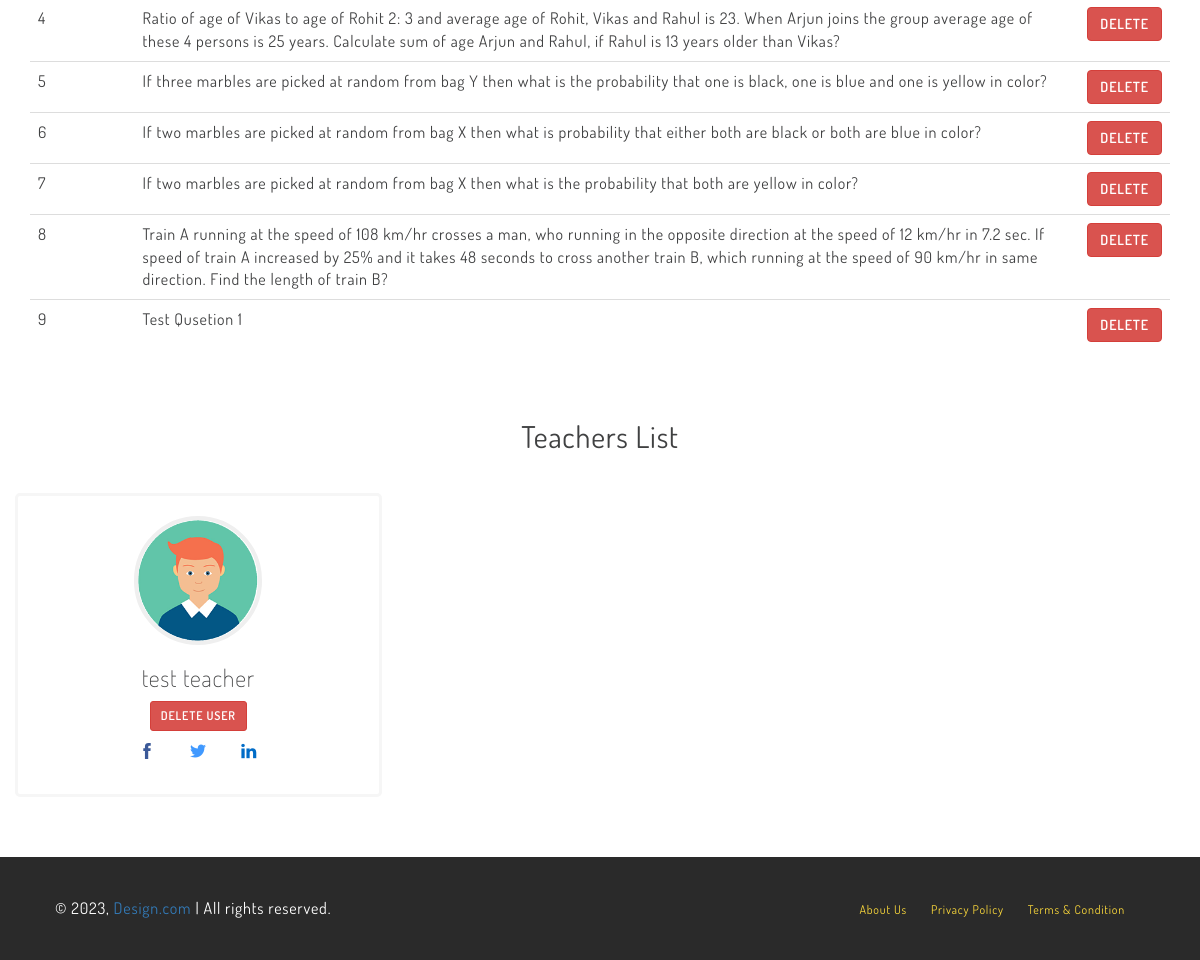
/AdminHome (lower part), run on an earlier commit of the app's database.
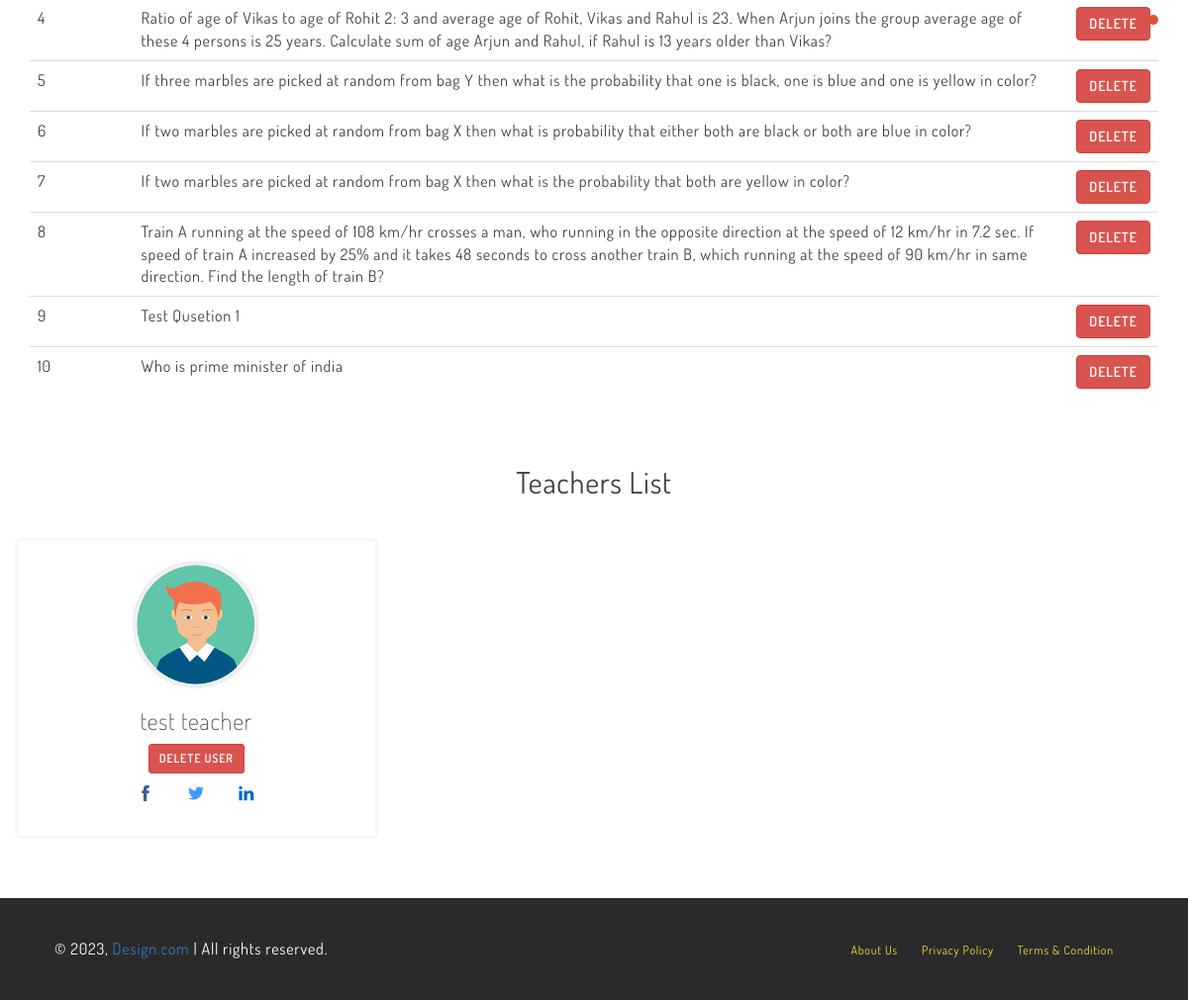
And on a later commit of the database.
### predict/models.py (models this page shows, shortened)
class Question(models.Model):
    marks=models.PositiveIntegerField()
    question=models.CharField(max_length=600)
    option1=models.CharField(max_length=200)
    option2=models.CharField(max_length=200)
    option3=models.CharField(max_length=200)
    option4=models.CharField(max_length=200)
    img = models.FileField(upload_to='quesimg')
    cat=(('Option1','Option1'),('Option2','Option2'),('Option3','Option3'),('Option4','Option4'))
    answer=models.CharField(max_length=200,choices=cat)

### Home/views.py (the view)
# urls.py: path("AdminHome",views.AdminHome,name="AdminHome"),
def AdminHome(request):
    question = Question.objects.all()
    users = User.objects.all()
    context = {
        "question":question,
        "users":users,
    }
    return render(request,"adminhome.html",context)

### templates/adminhome.html (shortened to what this page needs)
{% load static %}
<!DOCTYPE html>
<html lang="en">
<head>
    <link href="{% static 'css/bootstrap.min.css' %}" rel="stylesheet">
    <link href="{% static 'css/style.css' %}" rel="stylesheet">
    <link href="{% static 'css/themify-icons.css' %}" rel="stylesheet">
    <link href="{% static 'css/dosis-font.css' %}" rel='stylesheet' type='text/css'>
</head>
<body id="page-top" data-spy="scroll" data-target=".side-menu">
    <nav class="side-menu">
        <ul>
            <li>
                <a href="#tickets" class="page-scroll">
                    <span class="dot"></span>
                </a>
            </li>
        </ul>
    </nav>
            {% block content %}
    <div class="container">
        <br><br>
        <table class="table  table-info">
            {% for qs in question  %}
            <tr>
                <td>{{forloop.counter}}</td>
                <td>{{qs.question}}</td>
                <td><a href="{%url 'DeleteQuestion' qs.id %}" class="btn btn-danger">delete</a></td>
            </tr>
            {% endfor %}
        </table>
    </div>
    <div class="container">
        <div class="row me-row content-ct speaker" id="speakers">
            <h2 class="row-title">Teachers List</h2>
            {% for user in users  %}
            {% if user.groups.all.0.name == 'teacher' %}
            <div class="col-md-4 col-sm-6 feature">
                <img src="{% static 'img/speaker-1.png' %}" class="speaker-img">
                <h3>{{user.first_name}}</h3>
                <a href="{%url 'TeacherDelete' user.id %}" class="btn btn-danger btn-sm">Delete User</a>
                <ul class="speaker-social">
                    <li><a href="#"><span class="ti-facebook"></span></a></li>
                    <li><a href="#"><span class="ti-twitter-alt"></span></a></li>
                    <li><a href="#"><span class="ti-linkedin"></span></a></li>
                </ul>
            </div>
            {% endif %}
            {% endfor %}
        </div>
    </div>
    {% endblock %}
    <div class="container-fluid footer">
        <div class="row footer-credit">
            <div class="col-md-6 col-sm-6">
                <p>&copy; 2023, <a href="">Design.com</a> | All rights reserved.</p>
            </div>
            <div class="col-md-6 col-sm-6">
                <ul class="footer-menu">
                    <li><a href="#">About Us</a></li>
                    <li><a href="#">Privacy Policy</a></li>
                    <li><a href="#">Terms &amp; Condition</a></li>
                </ul>
            </div>
        </div>
    </div>
</body>
</html>

What changed in the data, as far as the page shows it:
added Question: question "Who is prime minister of india"
